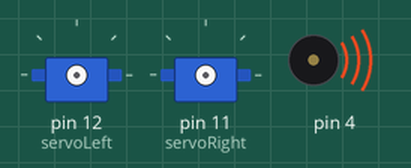
This sketch was run on a simulated Arduino Uno, built with avr-gcc and run on an emulated ATmega328P. Shown: 2 × servo, buzzer (waves = sounding).

Above: at 0.1 s.
At 2.7 s:
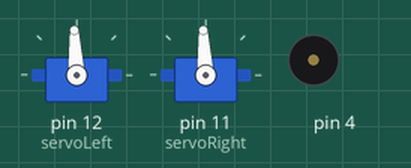
At 5.6 s:
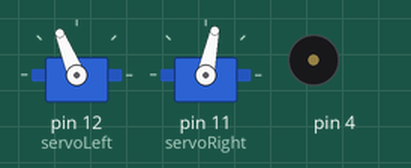
At 7.8 s:
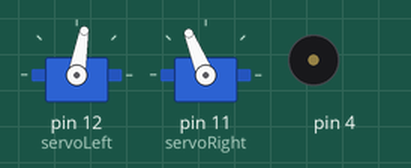
Timing chart, 0 to 9.3 s (numbered marks = the images above):
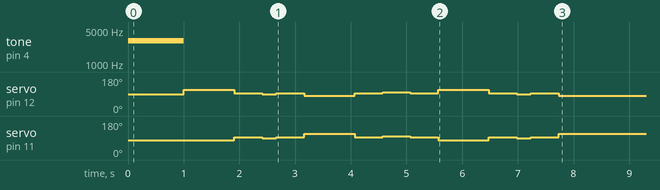

The sketch:

DrawM.ino
```cpp
#include <Servo.h>
Servo servoLeft;
Servo servoRight;

float fullSpeed = 0.165;
float wheelBase = 0.11; // [m] distance between the wheels
float distance = 0.15;
float travelTime = (distance/fullSpeed)*1000;

void setup() {
  Serial.begin(9600);
  tone(4,3000,1000);
  delay(1000);

  servoLeft.attach(12);
  servoRight.attach(11);

  FullSpeedAhead(travelTime);
  STOP(500);
  RightQuarterTurn(250);
  STOP(500);
  FullSpeedBackwards(travelTime);
  STOP(500);
  LeftQuarterTurn(500);
  STOP(500);
  FullSpeedAhead(travelTime);
  STOP(500);
  RightQuarterTurn(250);
  STOP(500);
  FullSpeedBackwards(travelTime);

  servoLeft.detach();
  servoRight.detach();
}
void loop() {
}

void STOP(int delayTime) {
  servoLeft.writeMicroseconds(1500);
  servoRight.writeMicroseconds(1500);
  delay(delayTime);
}

void FullSpeedAhead(float delayTime) {
  // ~0.18 m/s
  servoRight.writeMicroseconds(1345);
  servoLeft.writeMicroseconds(1700);
  delay(delayTime);
}
void FullSpeedBackwards(float delayTime) {
  // ~0.18 m/s
  servoLeft.writeMicroseconds(1365);
  servoRight.writeMicroseconds(1700);
  delay(delayTime);
}
void LeftQuarterTurn(int delayTime) {
  servoLeft.writeMicroseconds(1550);
  servoRight.writeMicroseconds(1550);
  delay(delayTime);
}

void RightQuarterTurn(int delayTime) {
  servoLeft.writeMicroseconds(1450);
  servoRight.writeMicroseconds(1450);
  delay(delayTime);
}
```
